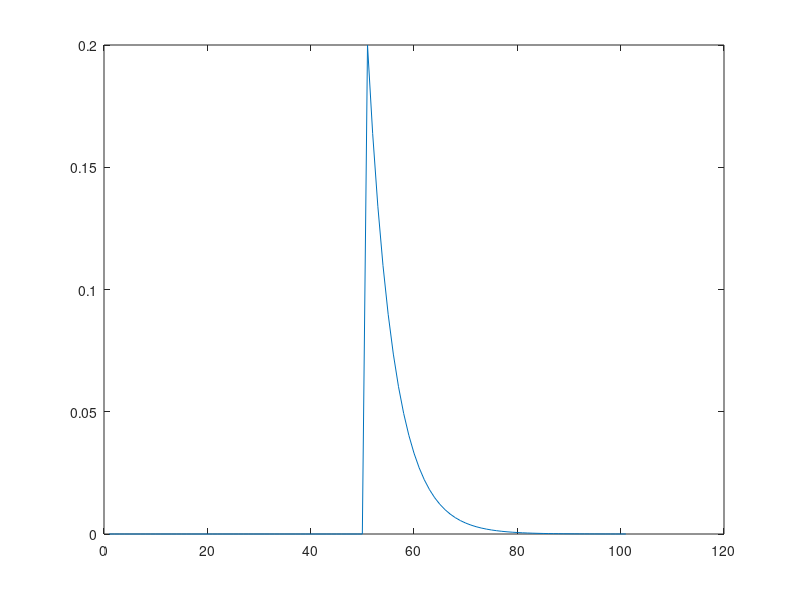
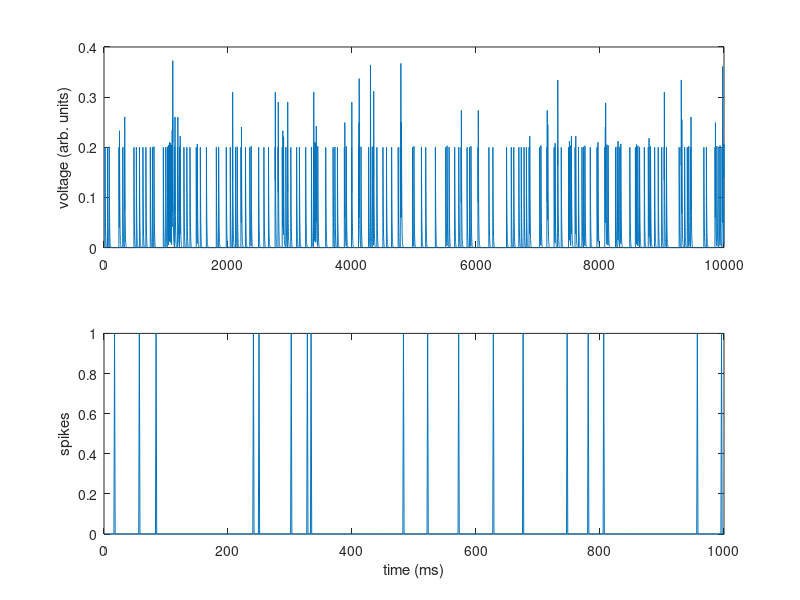

Source code (MATLAB) for these figures, in order: (Note: this script raises an error after producing the figures.)
%% Part 3: Convolution to estimate voltage response to a spike train
clear all
% generating a 20Hz Poisson Spike Train
target_rate = 20; % measured in Hz
N = 10000;
firing_rate = 0;
p = 0;

% check if firing rate within threshold of target rate; threshold=0.1 difference
while 1
    if abs(firing_rate - target_rate)<0.1
        break
    end

    % generate random spike train, where # above probability "fire"
    % get firing rate and update probability; as time goes on, neuron more and more likely to fire
    spiketrain = rand(1,N)>(1-p);
    firing_rate = sum(spiketrain==1)/(N/1000);
    p = p + 0.00001;

    # when we get p > 1, neuron did not fire in our time threshold
    if p > 1
        disp('did not find a suitable p')
        break
    end
end

% construct kernel
mu = 5;
k = exppdf(-50:50, mu); 
plot(k)

% convolution
spiketrain = double(spiketrain);
estimated_voltage = conv(spiketrain,k,'same');

% plot
time = (1:N); % time vector in ms
figure()
subplot(2,1,1)
plot(time,estimated_voltage)
ylabel('voltage (arb. units)')


subplot(2,1,2)
plot(time,spiketrain)
xlabel('time (ms)')
ylabel('spikes')
xlim([0 1000])
linkaxes()